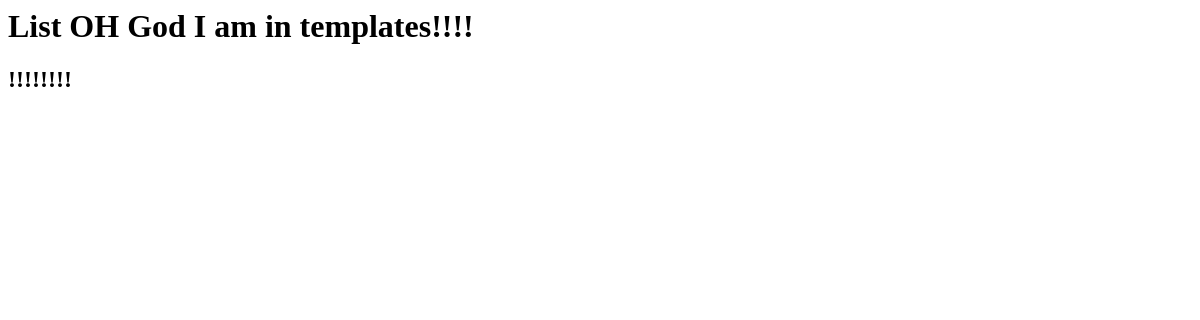
The page /posts/ on the database as committed earlier.
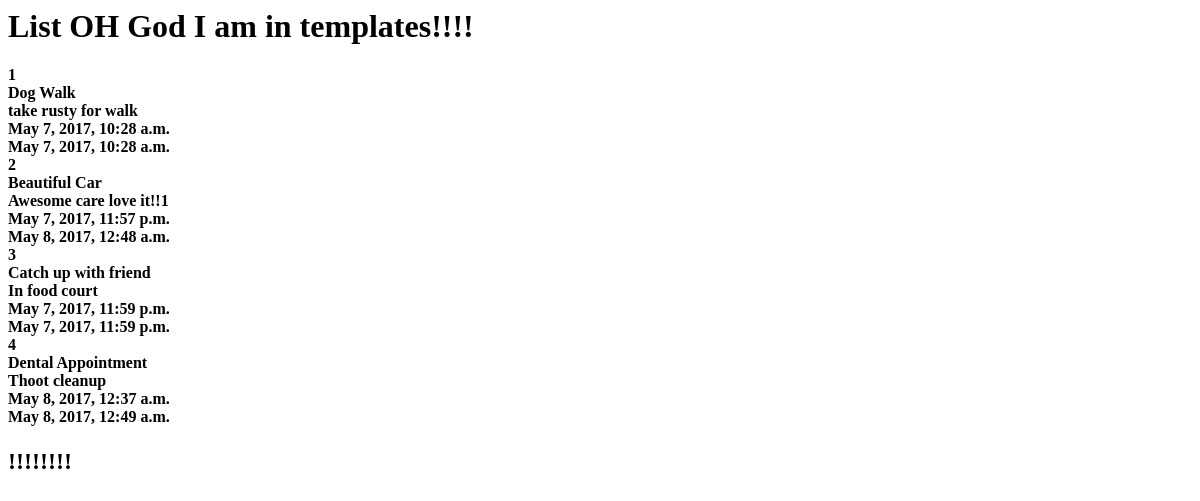
The same page on the database as committed later.
### posts/models.py (models this page shows, shortened)
class Post(models.Model):
    title = models.CharField(max_length =120)
    content = models.TextField()
    updated = models.DateTimeField(auto_now = True, auto_now_add = False)
    timestamp = models.DateTimeField(auto_now = False, auto_now_add = True)

### posts/views.py (the view)
def post_list(request):
    queryset = Post.objects.all()
    context = {
        "object_list": queryset,
        "title" : "List"
    }
    return render(request, "index.html", context)

### posts/templates/index.html
<h1>{{title}} OH God I am in templates!!!!</h1>
<h4>
{% for obj in object_list %}
  {{obj.id}}<br/>
  {{obj.title}}<br/>
  {{obj.content}}<br/>
  {{obj.timestamp}}<br/>
  {{obj.updated}}<br/>
{% endfor %}
</h4>
<h2>{{instance.title}}!!!!!!!!</h2>

Rows that differ between the two databases and show on the page:
added Post: id "1", title "Dog Walk", content "take rusty for walk", timestamp "May 7, 2017, 10:28 a.m.", updated "May 7, 2017, 10:28 a.m."
added Post: id "2", title "Beautiful Car", content "Awesome care love it!!1", timestamp "May 7, 2017, 11:57 p.m.", updated "May 8, 2017, 12:48 a.m."
added Post: id "3", title "Catch up with friend", content "In food court", timestamp "May 7, 2017, 11:59 p.m.", updated "May 7, 2017, 11:59 p.m."
added Post: id "4", title "Dental Appointment", content "Thoot cleanup", timestamp "May 8, 2017, 12:37 a.m.", updated "May 8, 2017, 12:49 a.m."
